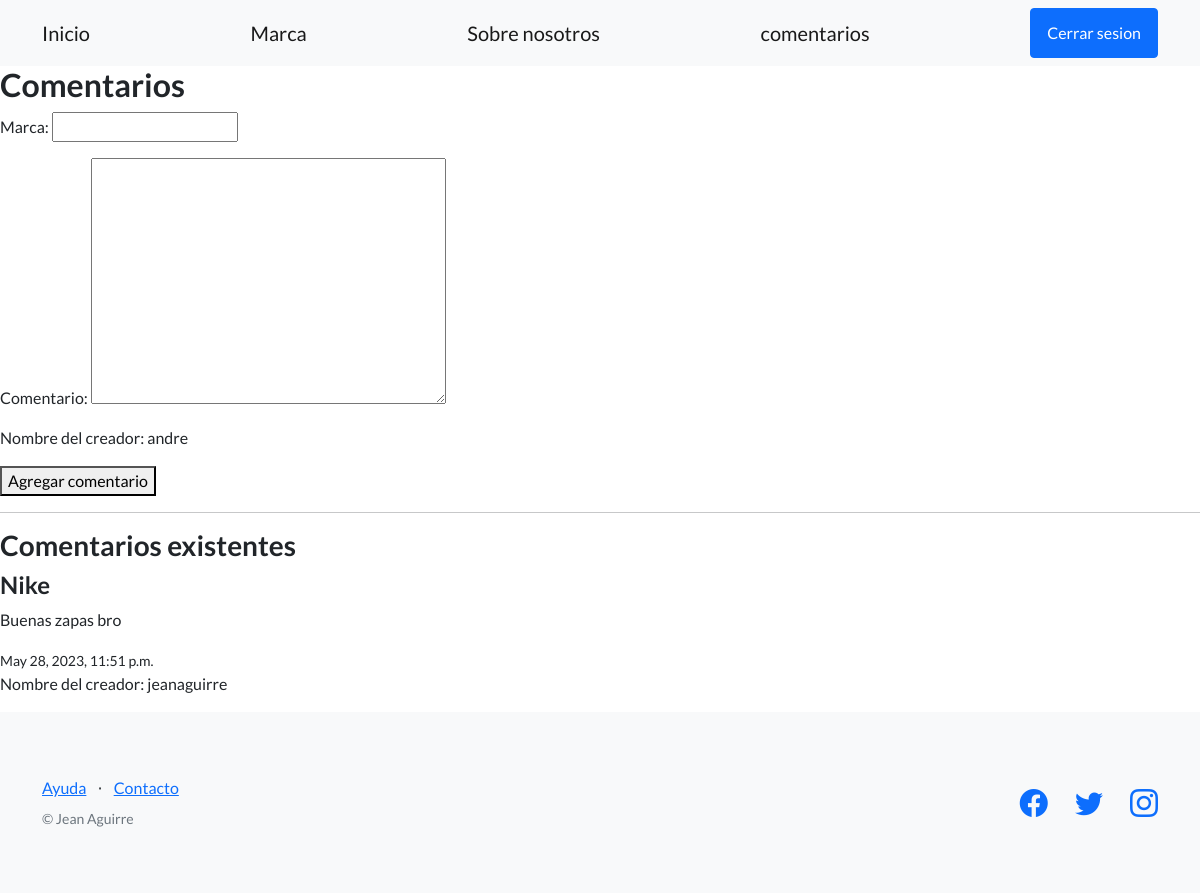
Screenshot of /nike/comentarios/ (signed in) with the database file from the repository.
### Blog/models.py (models this page shows, shortened)
class Comentario(models.Model):
    marca = models.CharField(max_length=100)
    comentario = models.TextField()
    fecha_creacion = models.DateTimeField(auto_now_add=True)
    creador = models.ForeignKey(User, on_delete=models.CASCADE , null=True)

### Blog/views.py (the view)
# urls.py: path('comentarios/', agregar_comentario, name='comentarios'),
@login_required
def agregar_comentario(request):
    if request.method == 'POST':
        form = ComentarioForm(request.POST)
        if form.is_valid():
            comentario = form.save(commit=False)
            if request.user.is_authenticated:
                comentario.creador = request.user
            comentario.save()
            form = ComentarioForm()
    else:
        form = ComentarioForm()
    comentarios = Comentario.objects.all()
    context = {'form': form, 'comentarios': comentarios}
    return render(request, 'blog/comentarios.html', context)

### Blog/forms.py
class ComentarioForm(forms.ModelForm):
    class Meta:
        model = Comentario
        fields = ['marca', 'comentario']

### Blog/templates/Blog/comentarios.html (shortened to what this page needs)
{% extends 'Blog/base.html' %}
{% block comentario %}
  <h2>Comentarios</h2>
  <form method="post">
    {{ form.as_p }}
    {% if request.user.is_authenticated %}
      <p>Nombre del creador: {{ request.user.username }}</p>
    {% else %}
      <p>Nombre del creador: Invitado</p>
    {% endif %}
    <button type="submit">Agregar comentario</button>
  </form>
  <hr>
  <h3>Comentarios existentes</h3>
  {% for comentario in comentarios %}
    <div>
      <h4>{{ comentario.marca }}</h4>
      <p>{{ comentario.comentario }}</p>
      <small>{{ comentario.fecha_creacion }}</small>
      <p>Nombre del creador: {{ comentario.creador.username }}</p>
    </div>
  {% endfor %}
{% endblock comentario %}

### rows the page displays
Comentario: marca "Nike", comentario "Buenas zapas bro", fecha_creacion "May 28, 2023, 11:51 p.m.", creador.username "jeanaguirre"

### other values shown
{{ request.user.username }} "andre"
